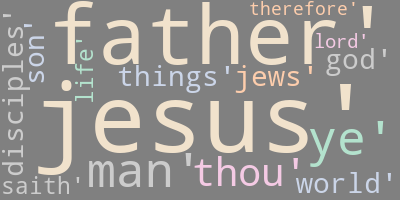

Generate this figure with Python:
import nltk
from nltk.corpus import stopwords
from textblob import TextBlob
from pathlib import Path
from wordcloud import WordCloud
import imageio

nltk.download("stopwords")
stops = stopwords.words("english")

old_john = TextBlob(Path("book of John text.txt").read_text())
john = old_john.split()

# Creates new list of words containing no machine code
new_john = [jan for jan in john if jan not in stops]

# This block converts the book of John into string tokens.
# If any of these tokenized words match qualifies as "noun" part of speech
# the noun will be sent the list, "noun_john" - a frequency distribution is constructed from the list of nouns
# .most_common(x) can be used to return a tuple of "x" most common words and a counter
is_noun = lambda pos: pos[:2] == 'NN'
tokenized_john = nltk.word_tokenize(str(old_john))
noun_john = [word for (word, pos) in nltk.pos_tag(tokenized_john) if is_noun(pos)] 
stopwords = nltk.corpus.stopwords.words('english')
john_frequency = nltk.FreqDist(w.lower() for w in noun_john if w not in stopwords)
top15_johns = john_frequency.most_common(15)
john_wc = " ".join([str(jee) for jee in top15_johns])

print("\n", top15_johns, "\n")

john_cloud = WordCloud(colormap = "Pastel2", background_color = "gray", max_words = 15).generate(john_wc)
john_cloud = john_cloud.to_file("john.png")
